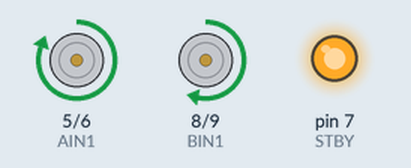
A sketch run on a simulated Arduino Uno, built with avr-gcc and run on an emulated ATmega328P. Parts: motor-driver pin pairs drawn as motors (green arrow = first pin HIGH = forward, orange = second pin HIGH = backward, longer = more drive, scaled by the enable pin, stopped while the standby pin is LOW), output pins drawn as LEDs (lit = HIGH). What the sketch prints to the serial monitor is not drawn.

Above: at 1.0 s.
At 3.0 s:
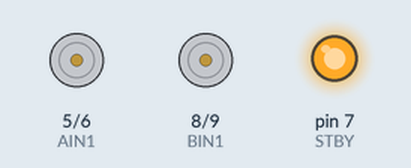
Timing chart, 0 to 4.6 s (numbered marks = the images above):
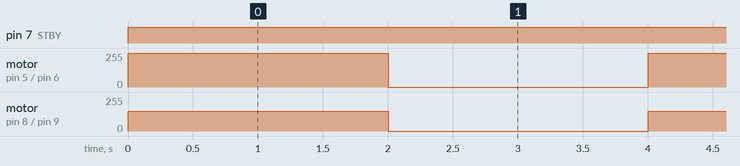

Measured:
- by itself, pin 7 (STBY): LOW → HIGH at 0.00 s
- by itself, motor on pin 5 (AIN1) / pin 6 (AIN2): alternates forward 255/255 for 2.0 s and stopped for 2.0 s
- by itself, motor on pin 8 (BIN1) / pin 9 (BIN2): alternates forward 150/255 for 2.0 s and stopped for 2.0 s

The sketch:

motortest_nolib.ino
```cpp
//motor A connected between A01 and A02
//motor B connected between B01 and B02

int STBY = 7; //standby

//Motor A
int PWMA = 2; //Speed control
int AIN1 = 5; //Direction
int AIN2 = 6; //Direction

//Motor B
int PWMB = 3; //Speed control
int BIN1 = 8; //Direction
int BIN2 = 9; //Direction

void setup(){
  Serial.begin(9600);
  pinMode(STBY, OUTPUT);

  pinMode(PWMA, OUTPUT);
  pinMode(AIN1, OUTPUT);
  pinMode(AIN2, OUTPUT);

  pinMode(PWMB, OUTPUT);
  pinMode(BIN1, OUTPUT);
  pinMode(BIN2, OUTPUT);
}

void loop(){
  //move(1, 255, 1); //motor 1, full speed, left
  //move(2, 255, 1); //motor 2, full speed, left
  Serial.println("drive motor 1");
  digitalWrite(STBY, HIGH);
  digitalWrite(AIN1, HIGH);
  digitalWrite(AIN2, LOW);
  analogWrite(PWMA, 150);

//  delay(2000); //go for 1 second
//  digitalWrite(AIN1, LOW);
//  delay(2000);

digitalWrite(BIN1, HIGH);
  digitalWrite(BIN2, LOW);
  analogWrite(PWMB, 150);
  delay(2000); //go for 1 second
  digitalWrite(AIN1, LOW);
  digitalWrite(BIN1, LOW);
  delay(2000);
  //stop(); //stop
  //delay(2000); //hold for 250ms until move again
  //
  //move(1, 128, 0); //motor 1, half speed, right
  ////move(2, 128, 0); //motor 2, half speed, right
  //
  //delay(1000);
  //stop();
  //delay(250);
}

void move(int motor, int speed, int direction){
  //Move specific motor at speed and direction
  //motor: 0 for B 1 for A
  //speed: 0 is off, and 255 is full speed
  //direction: 0 clockwise, 1 counter-clockwise

  digitalWrite(STBY, HIGH); //disable standby

  boolean inPin1 = LOW;
  boolean inPin2 = HIGH;

  if(direction == 1){
    inPin1 = HIGH;
    inPin2 = LOW;
  }

  if(motor == 1){
    Serial.println("doing motor 1 move");
    digitalWrite(AIN1, inPin1);
    digitalWrite(AIN2, inPin2);
    analogWrite(PWMA, speed);
    }else{
    digitalWrite(BIN1, inPin1);
    digitalWrite(BIN2, inPin2);
    analogWrite(PWMB, speed);
  }
}

void stop(){
  //enable standby
  digitalWrite(STBY, LOW);
}
```
